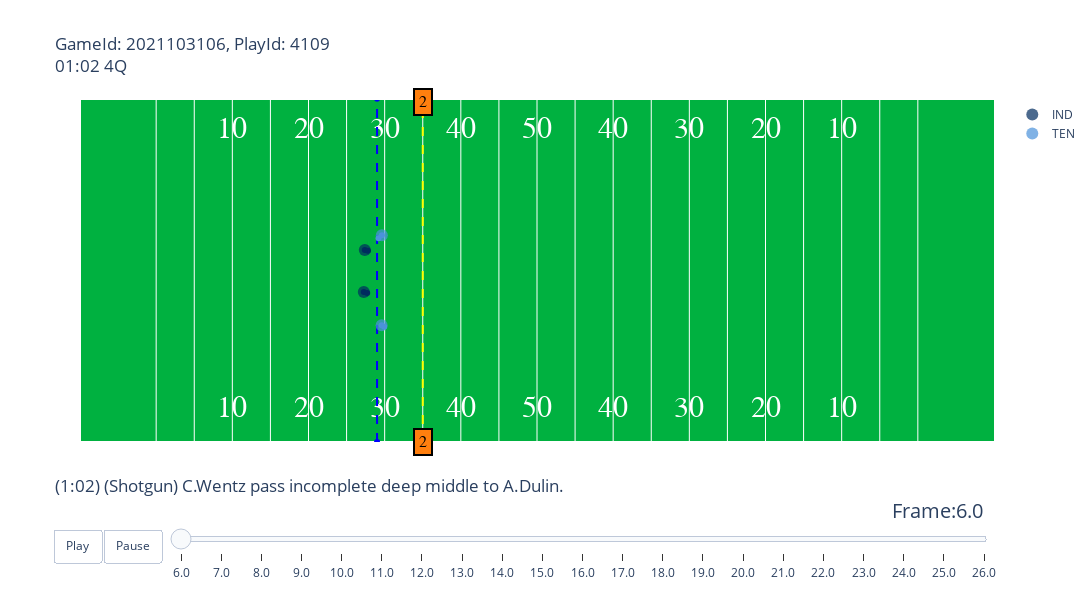

The notebook cell this image was saved under:
### Markdown cell above
Below are two examples of standard pass plays used where the Offensive Tackles are just protecting the edge against an outside rusher. These are examples of the plays we used in determining the mean and 90th percentile kick speed.

### Code cell
animate_play(play1_tracking,play1_plays, 2021103106,4109).show()

### Figure 1 — Plotly figure (JSON) as saved in the notebook; plotly's stock layout.template omitted (floating-point values rounded to 4 significant figures)
{"data": [{"hoverinfo": "none", "mode": "text", "showlegend": false, "text": ["10", "20", "30", "40", "50", "40", "30", "20", "10"], "textfont": {"color": "#ffffff", "family": "Courier New, monospace", "size": 30}, "type": "scatter", "x": [20, 30, 40, 50, 60, 70, 80, 90, 100], "y": [5, 5, 5, 5, 5, 5, 5, 5, 5]}, {"hoverinfo": "none", "mode": "text", "showlegend": false, "text": ["10", "20", "30", "40", "50", "40", "30", "20", "10"], "textfont": {"color": "#ffffff", "family": "Courier New, monospace", "size": 30}, "type": "scatter", "x": [20, 30, 40, 50, 60, 70, 80, 90, 100], "y": [48.5, 48.5, 48.5, 48.5, 48.5, 48.5, 48.5, 48.5, 48.5]}, {"hoverinfo": "none", "line": {"color": "blue", "dash": "dash"}, "showlegend": false, "type": "scatter", "x": [39, 39], "y": [0, 53.5]}, {"hoverinfo": "none", "line": {"color": "yellow", "dash": "dash"}, "showlegend": false, "type": "scatter", "x": [45, 45], "y": [0, 53.5]}, {"hoverinfo": "text", "hovertext": ["nflId:39947.0<br>displayName:Eric Fisher<br>Position:LT<br>Role:Pass Block", "nflId:46106.0<br>displayName:Braden Smith<br>Position:RT<br>Role:Pass Block"], "marker": {"color": "#002C5F", "opacity": 0.7, "size": 12}, "mode": "markers", "name": "IND", "type": "scatter", "x": [37.39, 37.26], "y": [29.93, 23.38]}, {"line": {"color": "#002C5F"}, "showlegend": false, "type": "scatter", "x": [37.39, 37.8], "y": [29.93, 29.81]}, {"line": {"color": "#002C5F"}, "showlegend": false, "type": "scatter", "x": [37.26, 37.71], "y": [23.38, 23.23]}, {"hoverinfo": "text", "hovertext": ["nflId:42365.0<br>displayName:Bud Dupree<br>Position:ROLB<br>Role:Pass Rush", "nflId:46110.0<br>displayName:Harold Landry<br>Position:LEO<br>Role:Pass Rush"], "marker": {"color": "#4B92DB", "opacity": 0.7, "size": 12}, "mode": "markers", "name": "TEN", "type": "scatter", "x": [39.63, 39.6], "y": [32.22, 18.21]}, {"line": {"color": "#4B92DB"}, "showlegend": false, "type": "scatter", "x": [39.63, 39.19], "y": [32.22, 31.75]}, {"line": {"color": "#4B92DB"}, "showlegend": false, "type": "scatter", "x": [39.6, 39.94], "y": [18.21, 17.98]}], "layout": {"annotations": [{"align": "center", "bgcolor": "#ff7f0e", "bordercolor": "black", "borderpad": 4, "borderwidth": 2, "font": {"color": "black", "family": "Courier New, monospace", "size": 16}, "opacity": 1, "showarrow": false, "text": "2", "x": 45, "y": 0}, {"align": "center", "bgcolor": "#ff7f0e", "bordercolor": "black", "borderpad": 4, "borderwidth": 2, "font": {"color": "black", "family": "Courier New, monospace", "size": 16}, "opacity": 1, "showarrow": false, "text": "2", "x": 45, "y": 53}], "autosize": false, "height": 600, "plot_bgcolor": "#00B140", "sliders": [{"active": 0, "currentvalue": {"font": {"size": 20}, "prefix": "Frame:", "visible": true, "xanchor": "right"}, "len": 0.9, "pad": {"b": 10, "t": 50}, "steps": [{"args": [[6], {"frame": {"duration": 100, "redraw": false}, "mode": "immediate", "transition": {"duration": 0}}], "label": "6.0", "method": "animate"}, {"args": [[7], {"frame": {"duration": 100, "redraw": false}, "mode": "immediate", "transition": {"duration": 0}}], "label": "7.0", "method": "animate"}, {"args": [[8], {"frame": {"duration": 100, "redraw": false}, "mode": "immediate", "transition": {"duration": 0}}], "label": "8.0", "method": "animate"}, {"args": [[9], {"frame": {"duration": 100, "redraw": false}, "mode": "immediate", "transition": {"duration": 0}}], "label": "9.0", "method": "animate"}, {"args": [[10], {"frame": {"duration": 100, "redraw": false}, "mode": "immediate", "transition": {"duration": 0}}], "label": "10.0", "method": "animate"}, {"args": [[11], {"frame": {"duration": 100, "redraw": false}, "mode": "immediate", "transition": {"duration": 0}}], "label": "11.0", "method": "animate"}, {"args": [[12], {"frame": {"duration": 100, "redraw": false}, "mode": "immediate", "transition": {"duration": 0}}], "label": "12.0", "method": "animate"}, {"args": [[13], {"frame": {"duration": 100, "redraw": false}, "mode": "immediate", "transition": {"duration": 0}}], "label": "13.0", "method": "animate"}, {"args": [[14], {"frame": {"duration": 100, "redraw": false}, "mode": "immediate", "transition": {"duration": 0}}], "label": "14.0", "method": "animate"}, {"args": [[15], {"frame": {"duration": 100, "redraw": false}, "mode": "immediate", "transition": {"duration": 0}}], "label": "15.0", "method": "animate"}, {"args": [[16], {"frame": {"duration": 100, "redraw": false}, "mode": "immediate", "transition": {"duration": 0}}], "label": "16.0", "method": "animate"}, {"args": [[17], {"frame": {"duration": 100, "redraw": false}, "mode": "immediate", "transition": {"duration": 0}}], "label": "17.0", "method": "animate"}, {"args": [[18], {"frame": {"duration": 100, "redraw": false}, "mode": "immediate", "transition": {"duration": 0}}], "label": "18.0", "method": "animate"}, {"args": [[19], {"frame": {"duration": 100, "redraw": false}, "mode": "immediate", "transition": {"duration": 0}}], "label": "19.0", "method": "animate"}, {"args": [[20], {"frame": {"duration": 100, "redraw": false}, "mode": "immediate", "transition": {"duration": 0}}], "label": "20.0", "method": "animate"}, {"args": [[21], {"frame": {"duration": 100, "redraw": false}, "mode": "immediate", "transition": {"duration": 0}}], "label": "21.0", "method": "animate"}, {"args": [[22], {"frame": {"duration": 100, "redraw": false}, "mode": "immediate", "transition": {"duration": 0}}], "label": "22.0", "method": "animate"}, {"args": [[23], {"frame": {"duration": 100, "redraw": false}, "mode": "immediate", "transition": {"duration": 0}}], "label": "23.0", "method": "animate"}, {"args": [[24], {"frame": {"duration": 100, "redraw": false}, "mode": "immediate", "transition": {"duration": 0}}], "label": "24.0", "method": "animate"}, {"args": [[25], {"frame": {"duration": 100, "redraw": false}, "mode": "immediate", "transition": {"duration": 0}}], "label": "25.0", "method": "animate"}, {"args": [[26], {"frame": {"duration": 100, "redraw": false}, "mode": "immediate", "transition": {"duration": 0}}], "label": "26.0", "method": "animate"}], "transition": {"duration": 300, "easing": "cubic-in-out"}, "x": 0.1, "xanchor": "left", "y": 0, "yanchor": "top"}], "title": {"text": "GameId: 2021103106, PlayId: 4109<br>01:02 4Q<br><br><br><br><br><br><br><br><br><br><br><br><br><br><br><br><br><br><br>(1:02) (Shotgun) C.Wentz pass incomplete deep middle to A.Dulin."}, "updatemenus": [{"buttons": [{"args": [null, {"frame": {"duration": 100, "redraw": false}, "fromcurrent": true, "transition": {"duration": 0}}], "label": "Play", "method": "animate"}, {"args": [[null], {"frame": {"duration": 0, "redraw": false}, "mode": "immediate", "transition": {"duration": 0}}], "label": "Pause", "method": "animate"}], "direction": "left", "pad": {"r": 10, "t": 87}, "showactive": false, "type": "buttons", "x": 0.1, "xanchor": "right", "y": 0, "yanchor": "top"}], "width": 1200, "xaxis": {"autorange": false, "range": [0, 120], "showticklabels": false, "tickmode": "array", "tickvals": [10, 15, 20, 25, 30, 35, 40, 45, 50, 55, 60, 65, 70, 75, 80, 85, 90, 95, 100, 105, 110]}, "yaxis": {"autorange": false, "range": [0, 53.3], "showgrid": false, "showticklabels": false}}}
